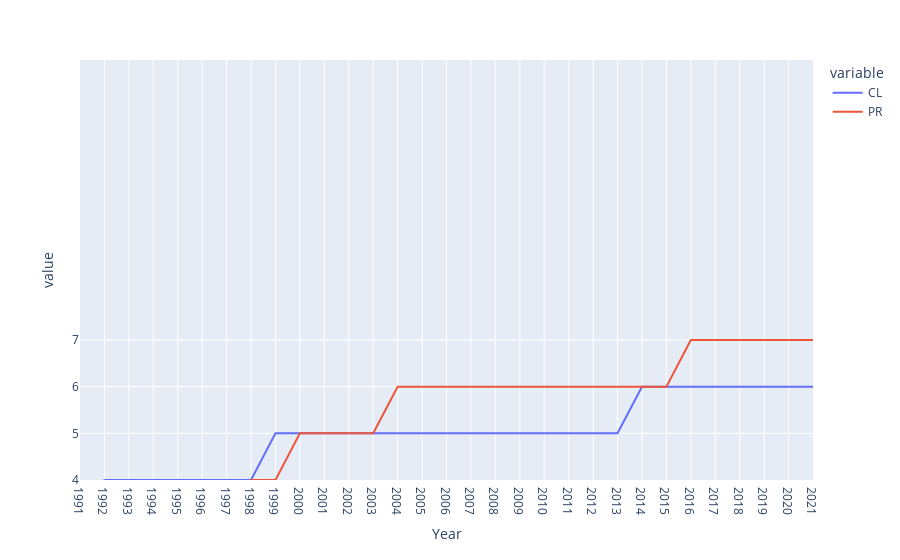

The notebook cell saved with this chart:
### Code cell
fig = px.line(df, x="Year", y=["CL", "PR"])
fig.update_yaxes(range=[1,10])
fig.show()

### Figure 1 — Plotly figure (JSON) as saved in the notebook; plotly's stock layout.template omitted (floating-point values rounded to 4 significant figures)
{"data": [{"hovertemplate": "variable=CL<br>Year=%{x}<br>value=%{y}<extra></extra>", "legendgroup": "CL", "line": {"color": "#636efa", "dash": "solid"}, "marker": {"symbol": "circle"}, "mode": "lines", "name": "CL", "orientation": "v", "showlegend": true, "type": "scatter", "x": ["1991", "1992", "1993", "1994", "1995", "1996", "1997", "1998", "1999", "2000", "2001", "2002", "2003", "2004", "2005", "2006", "2007", "2008", "2009", "2010", "2011", "2012", "2013", "2014", "2015", "2016", "2017", "2018", "2019", "2020", "2021"], "xaxis": "x", "y": ["3", "4", "4", "4", "4", "4", "4", "4", "5", "5", "5", "5", "5", "5", "5", "5", "5", "5", "5", "5", "5", "5", "5", "6", "6", "6", "6", "6", "6", "6", "6"], "yaxis": "y"}, {"hovertemplate": "variable=PR<br>Year=%{x}<br>value=%{y}<extra></extra>", "legendgroup": "PR", "line": {"color": "#EF553B", "dash": "solid"}, "marker": {"symbol": "circle"}, "mode": "lines", "name": "PR", "orientation": "v", "showlegend": true, "type": "scatter", "x": ["1991", "1992", "1993", "1994", "1995", "1996", "1997", "1998", "1999", "2000", "2001", "2002", "2003", "2004", "2005", "2006", "2007", "2008", "2009", "2010", "2011", "2012", "2013", "2014", "2015", "2016", "2017", "2018", "2019", "2020", "2021"], "xaxis": "x", "y": ["3", "3", "3", "3", "3", "3", "3", "4", "4", "5", "5", "5", "5", "6", "6", "6", "6", "6", "6", "6", "6", "6", "6", "6", "6", "7", "7", "7", "7", "7", "7"], "yaxis": "y"}], "layout": {"legend": {"title": {"text": "variable"}, "tracegroupgap": 0}, "margin": {"t": 60}, "xaxis": {"anchor": "y", "domain": [0, 1], "title": {"text": "Year"}}, "yaxis": {"anchor": "x", "domain": [0, 1], "range": [1, 10], "title": {"text": "value"}}}}
